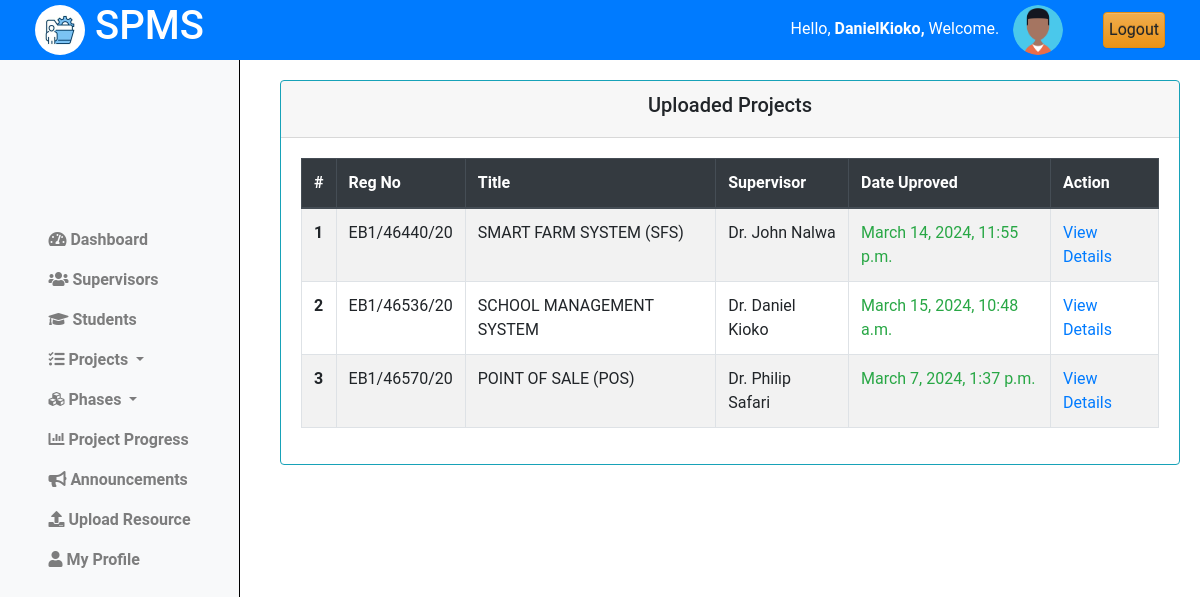
The app's page /projects/approved/ (signed in), older data.
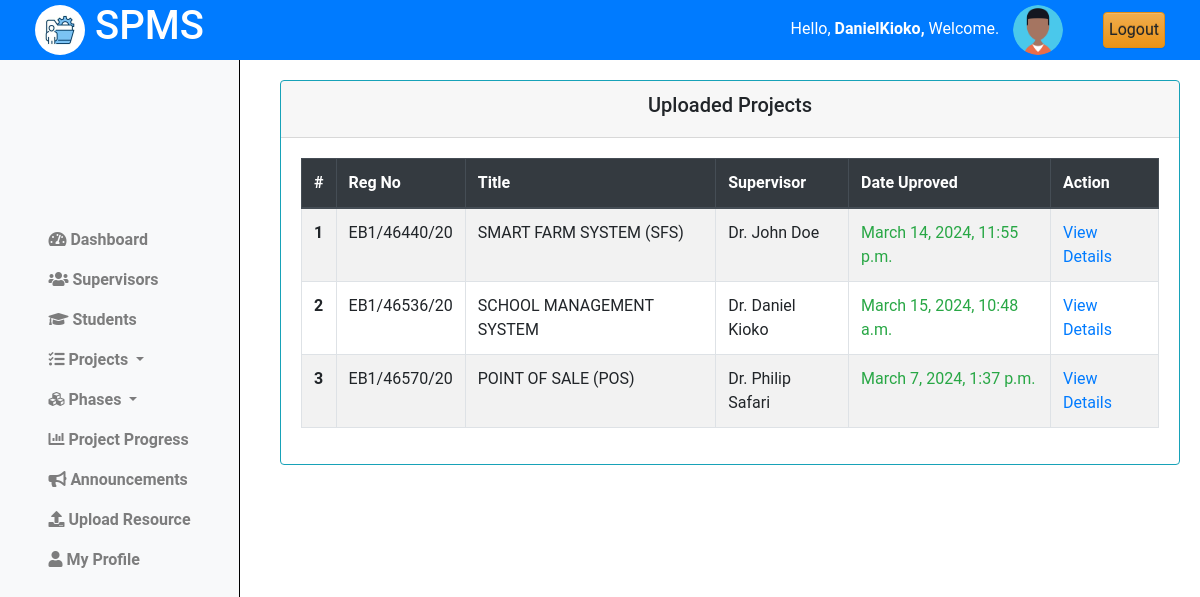
The same page, newer data.
### projectsApp/models.py (models this page shows, shortened)
class Projects(models.Model):
    student = models.ForeignKey(Student, on_delete=models.CASCADE)
    title = models.CharField(max_length=255)
    description = models.TextField()
    objectives = models.TextField()
    lecturer = models.ForeignKey(Lecturer, on_delete=models.SET_NULL, null=True, blank=True)
    status = models.CharField(max_length=50, choices=[
        ('pending', 'Pending'),
        ('approved', 'Approved'),
        ('rejected', 'Rejected')
    ], default='pending')
    created_at = models.DateTimeField(auto_now_add=True)
    updated_at = models.DateTimeField(auto_now=True)

class Lecturer(models.Model):
    email = models.EmailField(max_length=255, unique=True, blank=False)
    name = models.CharField(max_length=255)
    phone = models.IntegerField(null=True, blank=True)
    password = models.CharField(max_length=128, null=False, blank=False)
    user_id = models.AutoField(primary_key=True)
    last_login = models.DateTimeField(blank=True, null=True)
    USERNAME_FIELD = 'email'
    REQUIRED_FIELDS = ['name', 'phone']
    class Meta:
        db_table = "Lecturers"

class Student(models.Model):
    regno = models.CharField(max_length=255, unique=True)
    email = models.EmailField(max_length=255, unique=True)
    name = models.CharField(max_length=255)
    phone_number = models.IntegerField(null=True, blank=True)
    intake_year = models.PositiveSmallIntegerField(default=2024)
    password = models.CharField(max_length=128, null=False, blank=False)
    user_id = models.AutoField(primary_key=True)
    last_login = models.DateTimeField(blank=True, null=True)
    USERNAME_FIELD = 'email'
    REQUIRED_FIELDS = ['regno', 'name', 'phone_number']
    class Meta:
        db_table = "students"

### projectsApp/AccessControl.py (the view)
    @login_required
    def wrapper(request, *args, **kwargs):
        if not isinstance(request.user, Coordinator):
            return redirect('cordinator_login')
        return function(request, *args, **kwargs)

### projectsApp/AccessControl.py (called while the page is built)
def coordinator_required(function):
    @login_required
    def wrapper(request, *args, **kwargs):
        if not isinstance(request.user, Coordinator):
            return redirect('cordinator_login')
        return function(request, *args, **kwargs)
    return wrapper

### projectsApp/views.py (called while the page is built)
@coordinator_required
def approved_titles(request):
    projects = Projects.objects.filter(status="Approved").order_by('-created_at')
    for i,project in enumerate(projects):
        project.index = i+1
        student = project.student
        project.reg_number = student.regno
    context = {
        'projects':projects,
        }
    return render(request, 'cordinator/approved_titles.html', context)

### projectsApp/templates/cordinator/approved_titles.html
{% extends 'base_cord.html' %}
{% load static %}
{% block content %}
{% include 'column1_cord.html' %}
<div class="content">
    <div class="container-fluid">
        <div class="row">
            <div class="card border-info">
                <div class="card-header text-center">
                    <h5>Uploaded Projects</h5>
                </div>
                <div class="card-body">
                    <table class="table table-bordered table-hover  table-striped border-info">
                        <thead class="thead-dark">
                            <tr>
                                <th scope="col">#</th>
                                <th scope="col">Reg No</th>
                                <th scope="col">Title</th>
                                <th scope="col">Supervisor</th>
                                <th scope="col">Date Uproved</th>
                                <th scope="col">Action</th>
                            </tr>
                        </thead>
                        <tbody>
                            {% if projects.exists %}
                                {% for project in projects %}
                                    <tr>
                                        <th scope="row">{{project.index}}</th>
                                        <td>{{project.reg_number|upper}}</td>
                                        <td>{{project.title|upper}}</td>
                                        <td>{{project.lecturer.name|title}}</td>
                                        <td class="text-success">{{project.updated_at}}</td>
                                        <td><a href="{% url "view_project_details" project.id %}"> View Details </a></td>
                                    </tr>
                                {% endfor %}
                            {% else %}
                                <tr>
                                    <td colspan="6" class="text-center text-danger">No approved projects found.</td>
                                </tr>
                            {% endif %}
                        </tbody>
                    </table>
                </div>
            </div>
        </div>
    </div>
</div>
<link rel="stylesheet" href="{% static 'css/mystudents.css' %}">
{% endblock %}

Row changes from the older to the newer data that the page shows:
changed through a linked row, Projects "SMART FARM SYSTEM (SFS)": lecturer.name "Dr. John Nalwa" → "Dr. John Doe"
